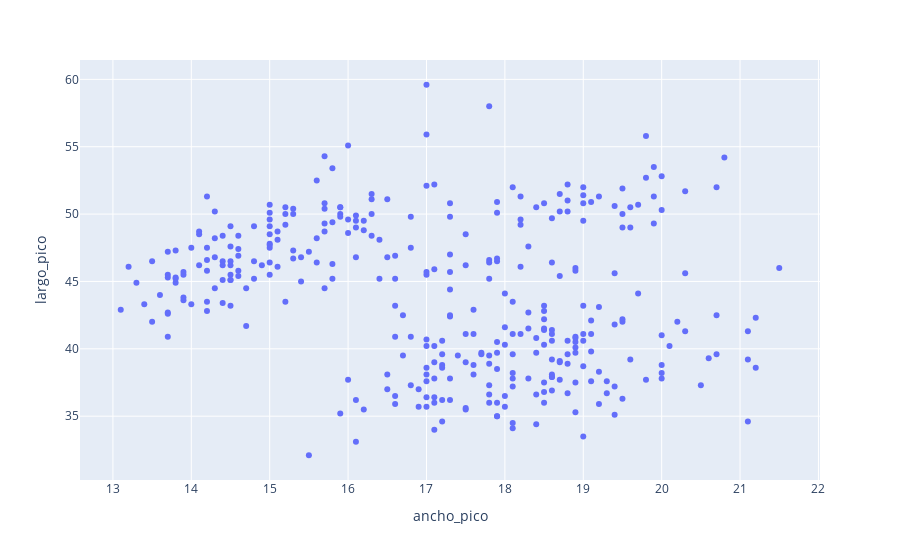

Notebook code for this chart:
### Code cell
fig=px.scatter(datos,
              x='ancho_pico',
              y='largo_pico')
fig.show()

### Figure 1 — Plotly figure (JSON) as saved in the notebook; plotly's stock layout.template omitted (floating-point values rounded to 4 significant figures; data arrays with more than 128 entries replaced by an {"elided": "..."} marker saying what was removed)
{"data": [{"hovertemplate": "ancho_pico=%{x}<br>largo_pico=%{y}<extra></extra>", "legendgroup": "", "marker": {"color": "#636efa", "symbol": "circle"}, "mode": "markers", "name": "", "orientation": "v", "showlegend": false, "type": "scatter", "x": {"elided": "344 float values"}, "xaxis": "x", "y": {"elided": "344 float values"}, "yaxis": "y"}], "layout": {"legend": {"tracegroupgap": 0}, "margin": {"t": 60}, "xaxis": {"anchor": "y", "domain": [0, 1], "title": {"text": "ancho_pico"}}, "yaxis": {"anchor": "x", "domain": [0, 1], "title": {"text": "largo_pico"}}}}
